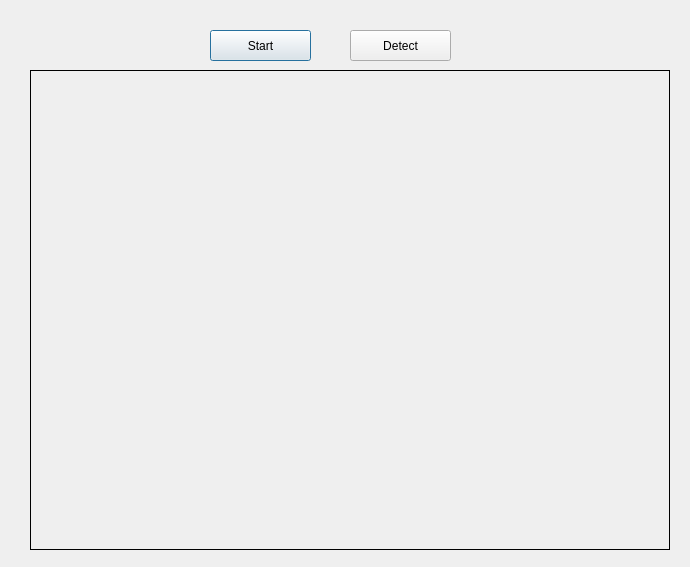
<?xml version="1.0" encoding="UTF-8"?>
<ui version="4.0">
 <class>Dialog</class>
 <widget class="QDialog" name="Dialog">
  <property name="geometry">
   <rect>
    <x>0</x>
    <y>0</y>
    <width>690</width>
    <height>567</height>
   </rect>
  </property>
  <property name="windowTitle">
   <string>Dialog</string>
  </property>
  <widget class="QPushButton" name="startButton">
   <property name="geometry">
    <rect>
     <x>210</x>
     <y>30</y>
     <width>101</width>
     <height>31</height>
    </rect>
   </property>
   <property name="text">
    <string>Start</string>
   </property>
  </widget>
  <widget class="QPushButton" name="startDetect">
   <property name="geometry">
    <rect>
     <x>350</x>
     <y>30</y>
     <width>101</width>
     <height>31</height>
    </rect>
   </property>
   <property name="text">
    <string>Detect</string>
   </property>
  </widget>
  <widget class="QLabel" name="imageLabel">
   <property name="geometry">
    <rect>
     <x>30</x>
     <y>70</y>
     <width>640</width>
     <height>480</height>
    </rect>
   </property>
   <property name="frameShape">
    <enum>QFrame::Box</enum>
   </property>
   <property name="text">
    <string/>
   </property>
  </widget>
 </widget>
 <resources/>
 <connections/>
</ui>
